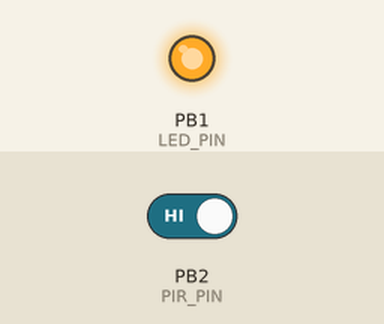
Simulated run of this sketch. Board: ATtiny85, built with avr-gcc and run on an emulated ATtiny85. On the bench: output pins drawn as LEDs (lit = HIGH). Inputs (shaded band) come from the test bench; at power-on: PB2 (PIR_PIN) HIGH.

Above: at 0.1 s.
Timing chart, 0 to 1.6 s (numbered marks = the images above):
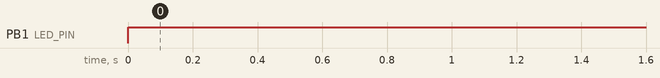

Measured:
- by itself, PB1 (LED_PIN): LOW → HIGH at 0.00 s

The sketch:

auto_lamp.ino
```cpp
#include "Arduino.h"
#include <avr/io.h>


#define LIGHT_PIN A3
#define PIR_PIN PB2
#define LED_PIN PB1
#define PIR_FALL_DELAY 10000
#define SERIAL_BAUD 9600
#define LIGHT_ON_THRESHOLD 600
#define LIGHT_OFF 0
#define LIGHT_ON 1


volatile int state;
volatile bool pir_rise;
unsigned long pir_fall_delay_millis;
volatile int watchdog_counter;
volatile int halfhour_counter;


void setup_watchdog(int ii)
{
  byte bb;
  int ww;

  if(ii > 9)
  {
    ii = 9;
  }

  bb = ii & 7;

  if(ii > 7)
  {
    bb |= (1<<5);
  }

  bb |= (1<<WDCE);

  ww == bb;

  MCUSR &= ~(1<<WDRF);

  // start timed sequence
  WDTCR |= (1<<WDCE) | (1<<WDE);

  // set new watchdog timeout value
  WDTCR = bb;

  WDTCR |= _BV(WDIE);
}


void movementEvent()
{
  if(pir_fall_delay_millis == 0)
  {
    pir_fall_delay_millis = millis();

    return;
  }

  if(abs(millis() - pir_fall_delay_millis) < PIR_FALL_DELAY)
  {
    return;
  }

  pir_fall_delay_millis = 0;
  pir_rise = false;
}


void light_off()
{
  if( (pir_rise == true) && (analogRead(LIGHT_PIN) < LIGHT_ON_THRESHOLD))
  {
    watchdog_counter = 0;
    halfhour_counter = 0;
    state = LIGHT_ON;
    return;
  }

  digitalWrite(LED_PIN, LOW);
}


void light_on()
{
  if( (pir_rise == true) && (analogRead(LIGHT_PIN) < LIGHT_ON_THRESHOLD))
  {
    watchdog_counter = 0;
    halfhour_counter = 0;
  }

  //~ 30 min
  if(watchdog_counter > 180)
  {
    watchdog_counter = 0;
    halfhour_counter++;

    if(halfhour_counter >= 1)
    {
      state = LIGHT_OFF;
      return;
    }
  }

  digitalWrite(LED_PIN, HIGH);
}


void setup_external_interrupt()
{
  GIMSK |= (1<<INT0);
  MCUCR |= (1<<ISC00) | (1<<ISC01);
}


ISR(INT0_vect)
{
  pir_rise = true;
}


ISR(WDT_vect)
{
  watchdog_counter++;
}


void setup()
{
  pinMode(LIGHT_PIN, INPUT);
  pinMode(PIR_PIN, INPUT);
  pinMode(LED_PIN, OUTPUT);

  setup_external_interrupt();

  // ~ 10s
  setup_watchdog(9);

  watchdog_counter = 0;
  halfhour_counter = 0;
  pir_rise = false;
  pir_fall_delay_millis = 0;

  state = LIGHT_ON;
}


void loop()
{
  if(pir_rise == true)
  {
    movementEvent();
  }

  switch(state)
  {
    case LIGHT_OFF:
      light_off();
      break;
    case LIGHT_ON:
      light_on();
      break;
  }
}
```
